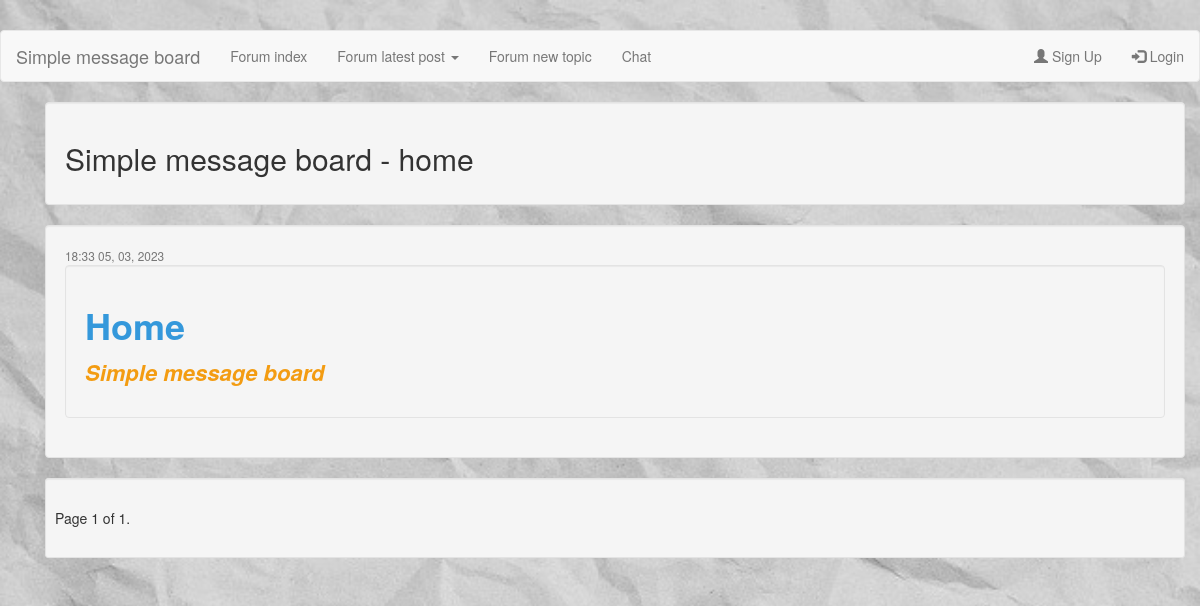
The page / on the database its author committed.
### forum/models.py (models this page shows, shortened)
class Home_page(models.Model):
    title = models.CharField(max_length=100, blank=False)
    content = RichTextField()
    public_post = models.BooleanField(default=False)
    date_posted = models.DateTimeField(default=timezone.now)
    date_last_save = models.DateTimeField(auto_now=timezone.now)
    author = models.ForeignKey(User, on_delete=models.CASCADE)

### forum/views.py (the view)
# urls.py: path('', views.home, name='message-board_home'),
def home(request):
    if request.user.is_authenticated:
        items_in_page_tmp = request.user.profile.items_in_page
        db_data = Home_page.objects.all().order_by('-date_posted')
    else:
        items_in_page_tmp = 10
        db_data = Home_page.objects.filter(public_post = True).order_by('-date_posted')
    if items_in_page_tmp > 0:
        items_in_page_int = items_in_page_tmp
    else:
        items_in_page_int = 1
    if items_in_page_tmp > 50:
        items_in_page_int = 50
    paginator = Paginator(db_data, items_in_page_int)
    page_number = request.GET.get('page')
    page_data = paginator.get_page(page_number)
    dic_x = {
        'title': 'home',
        'title_page' : 'Home',
        'posts': page_data
    }
    return render(request, 'forum/home.html', dic_x)

### forum/templates/forum/home.html (shortened to what this page needs)
{% extends "forum/base.html" %}
{% block content %}
    <div class="well"><h2>Simple message board - {{ title }}</h2></div>
    {% for post in posts %}
        <div class="media">
            <div class="well">
                <div class="media-body">
                    <small class="text-muted">{{ post.date_last_save|date:"H:i d, m, Y" }}</small>
                <div class="well">
                    <p class="article-content">{{ post.content | safe }}</p>
                </div>
            </div>
        </div>
    {% endfor %}
    <div class="well well-sm">
        <div class="pagination">
            <span class="step-links">
                <span class="current">
                    Page {{ posts.number }} of {{ posts.paginator.num_pages }}.
                </span>
            </span>
        </div>
    </div>
    </div>
{% endblock content %}

### rows shown on the page
Home_page: date_last_save "18:33 05, 03, 2023", content "Home Simple message board"

### other values the page prints
{{ title }} "home"
{{ posts.number }} "1"
{{ posts.paginator.num_pages }} "1"
